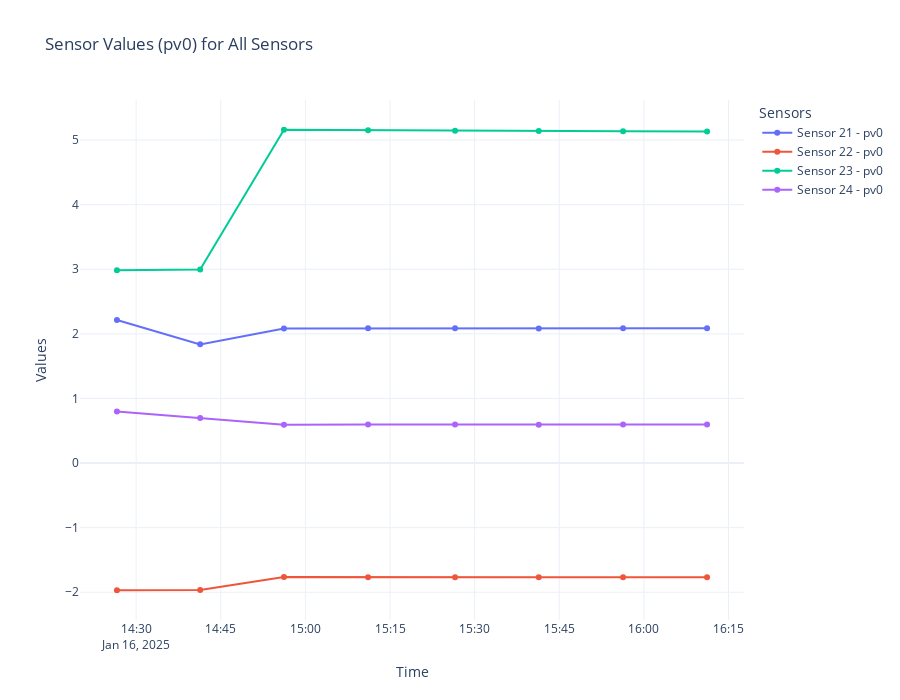

The cell this chart's notebook holds for it:
### Code cell
# Create a Plotly figure for pv0
fig_pv0 = go.Figure()

# Iterate over each sensor
sensors = df['sensor'].unique()
for sensor in sensors:
    # Filter data for the current sensor
    sensor_data = df[df['sensor'] == sensor]

    # Add pv0 line for the sensor
    fig_pv0.add_trace(go.Scatter(
        x=sensor_data['time'],
        y=sensor_data['pv0'],
        mode='lines+markers',
        name=f"Sensor {sensor} - pv0"
    ))

# Update layout
fig_pv0.update_layout(
    title="Sensor Values (pv0) for All Sensors",
    xaxis_title="Time",
    yaxis_title="Values",
    legend_title="Sensors",
    template="plotly_white",
    height=700
)

# Show the plot
fig_pv0.show()

### Figure 1 — Plotly figure (JSON) as saved in the notebook; plotly's stock layout.template omitted (floating-point values rounded to 4 significant figures)
{"data": [{"mode": "lines+markers", "name": "Sensor 21 - pv0", "type": "scatter", "x": ["2025-01-16 14:26:36", "2025-01-16 14:41:21", "2025-01-16 14:56:12", "2025-01-16 15:11:07", "2025-01-16 15:26:32", "2025-01-16 15:41:22", "2025-01-16 15:56:19", "2025-01-16 16:11:12"], "y": [2.215, 1.837, 2.083, 2.085, 2.086, 2.084, 2.086, 2.087]}, {"mode": "lines+markers", "name": "Sensor 22 - pv0", "type": "scatter", "x": ["2025-01-16 14:26:36", "2025-01-16 14:41:21", "2025-01-16 14:56:12", "2025-01-16 15:11:07", "2025-01-16 15:26:32", "2025-01-16 15:41:22", "2025-01-16 15:56:19", "2025-01-16 16:11:12"], "y": [-1.969, -1.966, -1.763, -1.767, -1.768, -1.766, -1.768, -1.767]}, {"mode": "lines+markers", "name": "Sensor 23 - pv0", "type": "scatter", "x": ["2025-01-16 14:26:36", "2025-01-16 14:41:21", "2025-01-16 14:56:12", "2025-01-16 15:11:07", "2025-01-16 15:26:32", "2025-01-16 15:41:22", "2025-01-16 15:56:19", "2025-01-16 16:11:12"], "y": [2.984, 2.997, 5.16, 5.151, 5.144, 5.142, 5.136, 5.133]}, {"mode": "lines+markers", "name": "Sensor 24 - pv0", "type": "scatter", "x": ["2025-01-16 14:26:36", "2025-01-16 14:41:21", "2025-01-16 14:56:12", "2025-01-16 15:11:07", "2025-01-16 15:26:32", "2025-01-16 15:41:22", "2025-01-16 15:56:19", "2025-01-16 16:11:12"], "y": [0.7975, 0.6976, 0.5937, 0.5964, 0.5962, 0.5911, 0.5956, 0.5951]}], "layout": {"height": 700, "legend": {"title": {"text": "Sensors"}}, "title": {"text": "Sensor Values (pv0) for All Sensors"}, "xaxis": {"title": {"text": "Time"}}, "yaxis": {"title": {"text": "Values"}}}}
